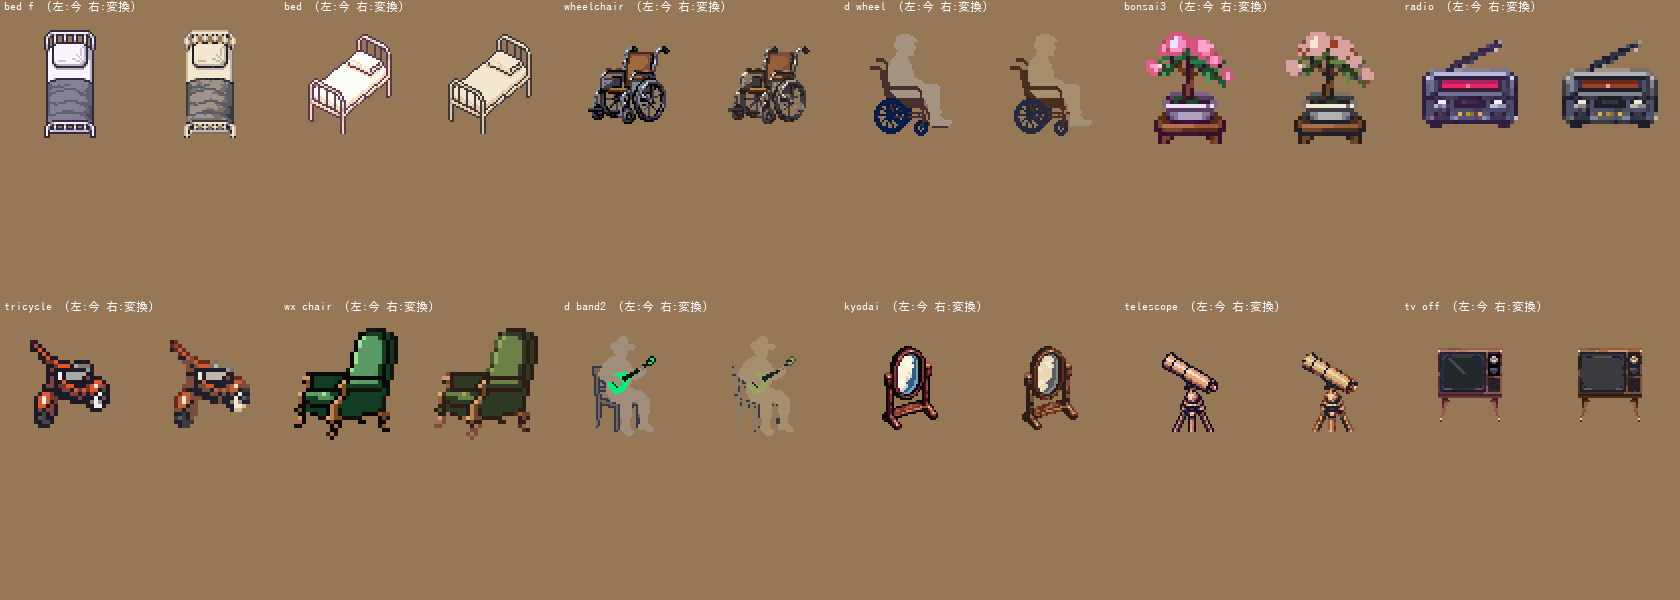

This figure's Python source:
import sys; sys.path.insert(0,'style')
from remap import remap
from PIL import Image, ImageDraw, ImageFont
D='/home/user/project/field/assets/worlds/haihei/'
names=['bed_f','bed','wheelchair','d_wheel','bonsai3','radio','tricycle','wx_chair','d_band2','kyodai','telescope','tv_off']
f=ImageFont.truetype('/usr/share/fonts/opentype/ipafont-gothic/ipag.ttf',12)
cell=140
s=Image.new('RGBA',(len(names)//2*cell*2,4*(cell)+40),(150,120,86,255)); d=ImageDraw.Draw(s)
for i,n in enumerate(names):
  im=Image.open(D+n+'.png').convert('RGBA'); r=remap(im)
  k=max(1,min(cell//im.width,cell//im.height))
  x=(i%6)*cell*2; y=(i//6)*(2*cell+20)
  for j,img in enumerate((im,r)):
    z=img.resize((img.width*k,img.height*k),Image.NEAREST)
    s.alpha_composite(z,(x+j*cell+(cell-z.width)//2,y+(cell-z.height)//2+14))
  d.text((x+4,y),n+'  (左:今 右:変換)',font=f,fill='white')
s.save('style/test_remap.png')
